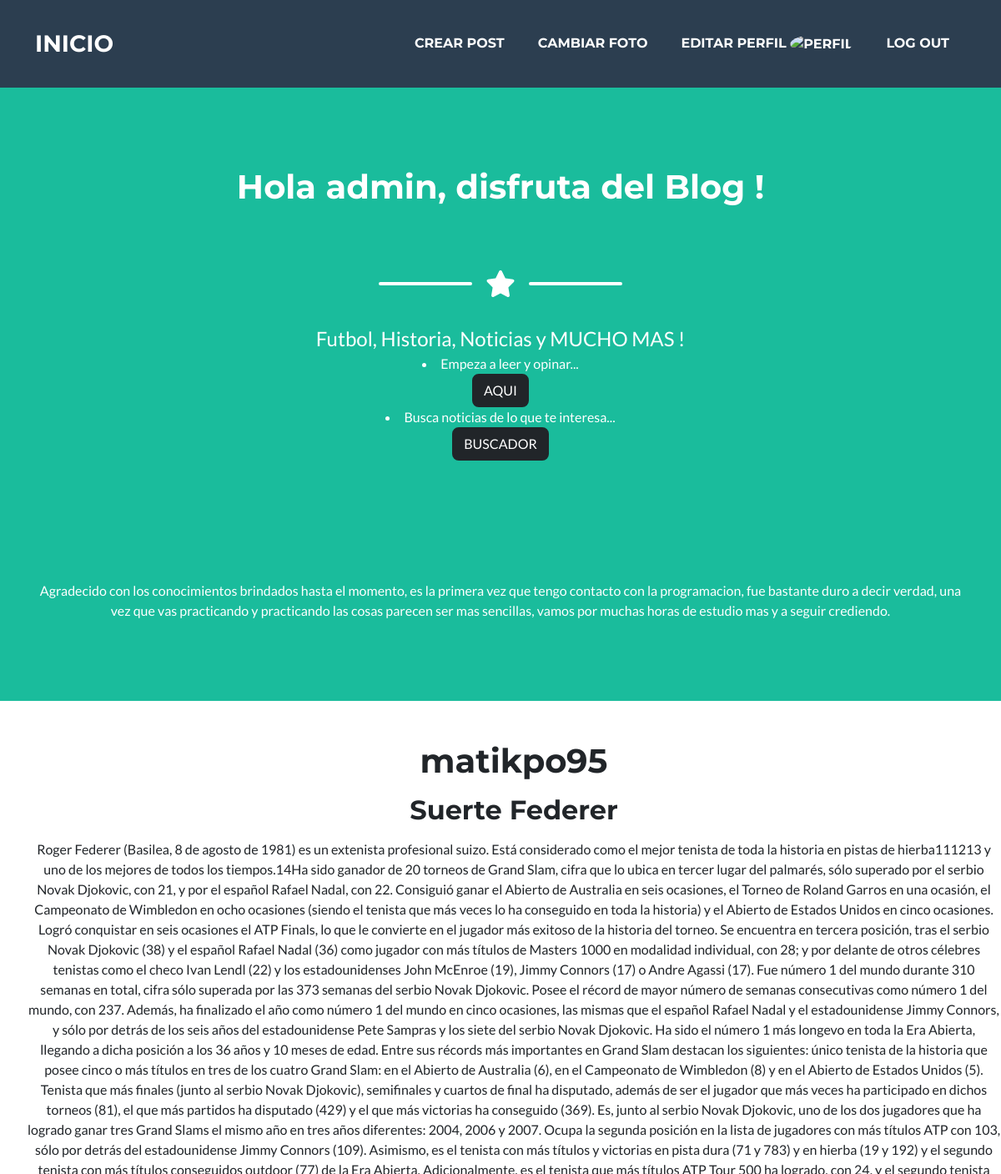
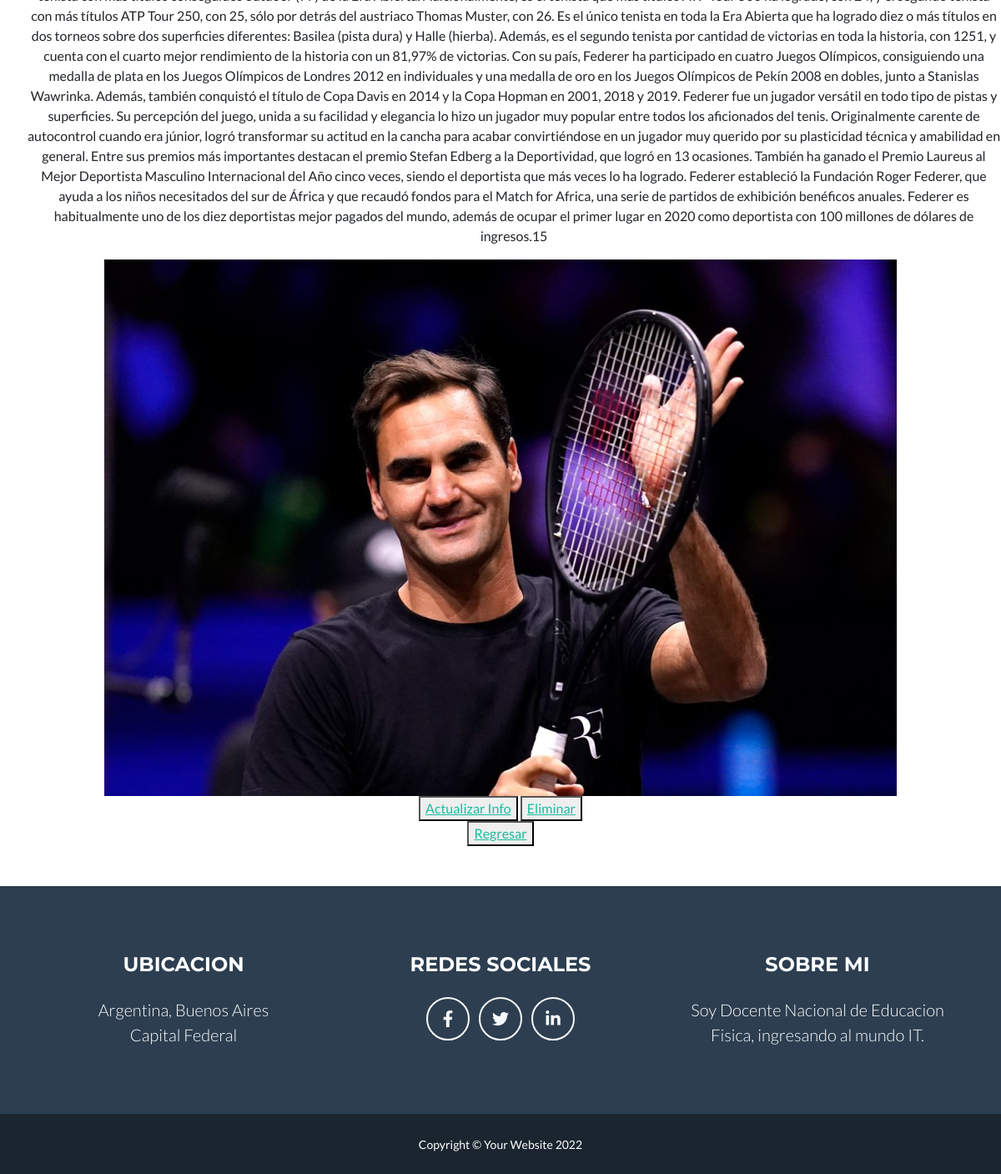
The page /detail_noticia/39 (signed in) on the database its author committed (2 pictures, top to bottom).
### AppWeb/models.py (models this page shows, shortened)
class NoticiaModel(models.Model):
    Autor = models.ForeignKey(User, blank=True, null=True, on_delete=models.CASCADE)
    Titulo = models.CharField(max_length=40)
    Noticia = models.TextField(max_length=10**10, null=True, blank=True)
    Imagen = models.ImageField(upload_to = "media/noticias", null=False, blank=False)

### AppWeb/views.py (the view)
# urls.py: path("detail_noticia/<pk>", views.NoticiaDetailView.as_view(), name="detail"),
class NoticiaDetailView(DetailView):
    model = NoticiaModel
    template= "AppWeb/noticiamodel_detail.html"

### AppWeb/Templates/AppWeb/noticiamodel_detail.html
{% extends 'AppWeb/index.html' %}
{% load static %}
{% block dinamico1 %}
<center>
<h1><ul>{{object.Autor}}</ul></h1>
<h2><ul>{{object.Titulo}}</ul></h2>
<ul>{{object.Noticia}}</ul>
<img src="{{ object.Imagen.url }}" />
{% if request.user.is_authenticated %}
<center>
<button>
    <a href="{% url "update" noticiamodel.id %}">Actualizar Info</a>
</button>
<button>
    <a href="{% url "delete" noticiamodel.id %}">Eliminar</a>
</button>
</center>
{% else %}
{{pass}}
{% endif %}
<center>
<button>
    <a href="{% url "lista" %}">Regresar</a>
</button>
</center>
{% endblock %}

### AppWeb/Templates/AppWeb/index.html (shortened to what this page needs)
<!DOCTYPE html>
<html lang="en">
    <head>
        {% load static %}
        <link href="{% static "AppWeb/css/styles.css" %}" rel="stylesheet" />
    </head>
    <body id="page-top">
        <nav class="navbar navbar-expand-lg bg-secondary text-uppercase fixed-top" id="mainNav">
            <div class="container">
                <a class="navbar-brand" href="/">Inicio</a>
                <div class="collapse navbar-collapse" id="navbarResponsive">
                    <ul class="navbar-nav ms-auto">
                        {% if request.user.is_authenticated %}
                        <li class="nav-item mx-0 mx-lg-1"><a class="nav-link py-3 px-0 px-lg-3 rounded" href="{% url "funcion_imagen" %}">Crear Post</a></li>
                        <li class="nav-item mx-0 mx-lg-1"><a class="nav-link py-3 px-0 px-lg-3 rounded" href="{% url "addAvatar" %}">Cambiar Foto</a></li>
                        <li class="nav-item mx-0 mx-lg-1"><a class="nav-link py-3 px-0 px-lg-3 rounded" href="{% url "Edit" %}">Editar Perfil
                        <img id="img" class="img rounded-circle" alt="Perfil" height="50" width="50" src="{{img}}"></img>
                        </a></li>
                        <li class="nav-item mx-0 mx-lg-1"><a class="nav-link py-3 px-0 px-lg-3 rounded" href="{% url "Logout" %}">Log Out</a></li>
                        {% else %}
                        <li class="nav-item mx-0 mx-lg-1"><a class="nav-link py-3 px-0 px-lg-3 rounded" href="{% url "Login" %}">Log In</a></li>
                        <li class="nav-item mx-0 mx-lg-1"><a class="nav-link py-3 px-0 px-lg-3 rounded" href="{% url "Sign Up" %}">Registrarse</a></li>
                        {% endif %}
                    </ul>
                </div>
            </div>
        </nav>
        <header class="masthead bg-primary text-white text-center">
            <div class="container d-flex align-items-center flex-column">
                <h1 class="masthead-heading text-uppercase mb-0">
                    {% if request.user.is_authenticated %}
                    <h1 class="mb-5">
                    Hola {{user.username}}, disfruta del Blog !</h1>
                    {% else %}
                    <h1 class="mb-5">Todos juntos hacemos al deporte, VAMOS ARGENTINA !</h1>
                    {% endif %}</h1>
                <div class="divider-custom divider-light">
                    <div class="divider-custom-line"></div>
                    <div class="divider-custom-icon"><i class="fas fa-star"></i></div>
                    <div class="divider-custom-line"></div>
                </div>
                <p class="masthead-subheading font-weight-light mb-0">Futbol, Historia, Noticias y MUCHO MAS !</p>
                <li class="nav-item mx-0 mx-lg-1">Empeza a leer y opinar...<br><a class="btn btn-dark" href="{% url "lista" %}">AQUI</a></li>
                <li class="nav-item mx-0 mx-lg-1">Busca noticias de lo que te interesa...<br><a class="btn btn-dark"  href="{% url "buscador" %}">BUSCADOR</a></li>
                <br>
                <br>
                <br>
                <br>
                <br>
                <br>
                Agradecido con los conocimientos brindados hasta el momento, es la primera vez que tengo contacto con la programacion, fue bastante duro a decir verdad, una vez que vas practicando y practicando las cosas parecen ser mas sencillas, vamos por muchas horas de estudio mas y a seguir crediendo.
            </div>
        </header>
        <div class="d-flex justify-content-center py-5" >
        {% block dinamico1 %}
        {% endblock  %}</div>
        <footer class="footer text-center">
            <div class="container">
                <div class="row">
                    <div class="col-lg-4 mb-5 mb-lg-0">
                        <h4 class="text-uppercase mb-4">Ubicacion</h4>
                        <p class="lead mb-0">
                            Argentina, Buenos Aires
                            <br />
                            Capital Federal
                        </p>
                    </div>
                    <div class="col-lg-4 mb-5 mb-lg-0">
                        <h4 class="text-uppercase mb-4">Redes Sociales</h4>
                        <a class="btn btn-outline-light btn-social mx-1" href="https://www.facebook.com/JulianR95"><i class="fab fa-fw fa-facebook-f"></i></a>
                        <a class="btn btn-outline-light btn-social mx-1" href="https://twitter.com/ox_pio"><i class="fab fa-fw fa-twitter"></i></a>
                        <a class="btn btn-outline-light btn-social mx-1" href="https://www.linkedin.com/in/julian-regueira-38b004221/"><i class="fab fa-fw fa-linkedin-in"></i></a>
                    </div>
                    <div class="col-lg-4">
                        <h4 class="text-uppercase mb-4">Sobre mi</h4>
                        <p class="lead mb-0">
                        Soy Docente Nacional de Educacion Fisica, ingresando al mundo IT.
                        </p>
                    </div>
                </div>
            </div>
        </footer>
        <div class="copyright py-4 text-center text-white">
            <div class="container"><small>Copyright &copy; Your Website 2022</small></div>
        </div>
    </body>
</html>

### rows shown on the page
NoticiaModel: Autor "matikpo95", Titulo "Suerte Federer", Noticia "Roger Federer (Basilea, 8 de agosto de 1981) es un extenista profesional suizo. Está considerado como el mejor tenista de toda la historia en pistas de hierba11​12​13​ y uno de los mejores de todos los tiempos.14​ Ha sido ganador de 20 torneos de Grand Slam, cifra que lo ubica en tercer lugar del palmarés, sólo superado por el serbio Novak Djokovic, con 21, y por el español Rafael Nadal, con 22. Consiguió ganar el Abierto de Australia en seis ocasiones, el Torneo de Roland Garros en una ocasión, el Campeonato de Wimbledon en ocho ocasiones (siendo el tenista que más veces lo ha conseguido en toda la historia) y el Abierto de Estados Unidos en cinco ocasiones. Logró conquistar en seis…", Imagen (picture)

### other values the page prints
{{ user.username }} "admin"
